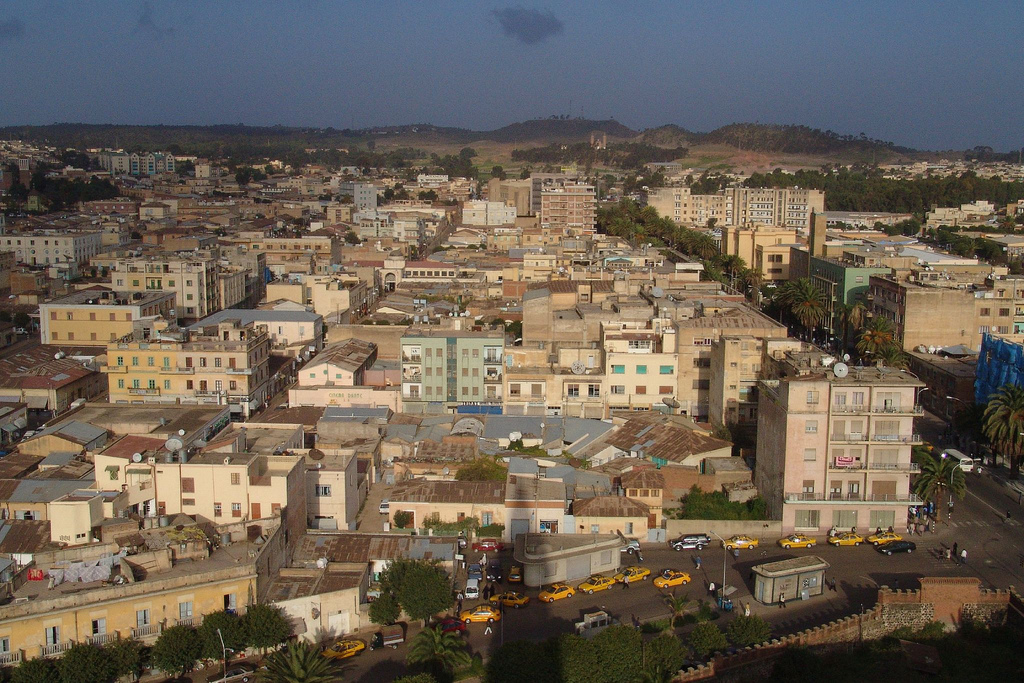
#> input picture images/Asmara2.jpg, 1024 x 683 px
$ jupyter execute couleurs.ipynb
#> lines starting #> are read from the running program, lines starting #| are printed output that depends on the picture
[cell 1]
from PIL import Image
import matplotlib.pyplot as plt

# Charger l'image
imgfile = Image.open("../images/Asmara2.jpg")
#> imgfile is the input picture: PIL image 1024x683 RGB; mean R, G, B 107.9, 97.6, 86.1

# Obtenir l'histogramme
histogram = imgfile.histogram()
#> histogram = 768 values, max 10209 at index 88, min 0 at index 503, mean 2732

# Séparer les bandes de couleur (rouge, vert, bleu)
red = histogram[0:256]
#> red = 256 values, max 10209 at index 88, min 8 at index 1, mean 2732
green = histogram[256:512]
#> green = 256 values, max 9373 at index 103, min 0 at index 247, mean 2732
blue = histogram[512:768]
#> blue = 256 values, max 6864 at index 124, min 0 at index 233, mean 2732

# Extraire les 20 premières intensités
x = range(20)
red_intensities = red[:20]
#> red_intensities = [20, 8, 13, 12, 20, 45, 77, 115, 216, 345, 522, 730, 980, 1180, 1415, 1565, 1582, 1692, 1646, 1593]
green_intensities = green[:20]
#> green_intensities = [23, 9, 15, 20, 25, 43, 62, 131, 200, 298, 460, 697, 918, 1289, 1618, 1939, 2153, 2206, 2322, 2294]
blue_intensities = blue[:20]
#> blue_intensities = [813, 280, 331, 427, 569, 748, 1084, 1445, 1921, 2417, 2881, 3098, 3200, 3151, 3230, 3148, 3189, 3369, 3331, 3411]

# Tracer les 20 premières intensités
plt.plot(x, red_intensities, color="red", label="Rouge")
plt.plot(x, green_intensities, color="green", label="Vert")
plt.plot(x, blue_intensities, color="blue", label="Bleu")

# Ajouter des légendes et afficher le graphique
plt.title("20 premières intensités des bandes RGB")
plt.xlabel("Intensités")
plt.ylabel("Fréquence")
plt.legend()
plt.show()
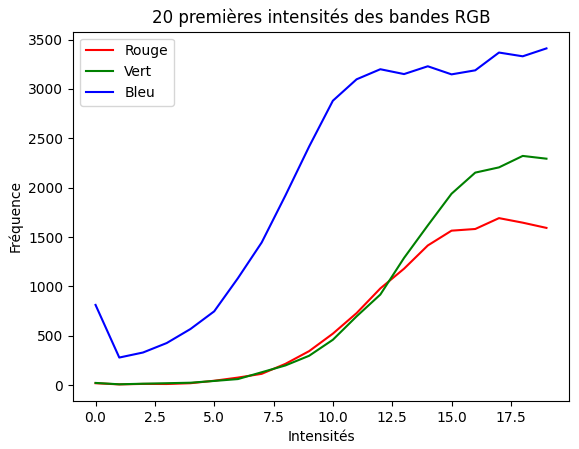
#> figure drawn by matplotlib, 1 panel; curve peaks at x = 17, y = 1692; curve peaks at x = 18, y = 2322; curve peaks at x = 19, y = 3411

[cell 2]
import cv2
import numpy as np
import os
import json
from sklearn.cluster import KMeans
from PIL import Image

IMAGE_FOLDER = "../images"
ANNOTATION_FILE = "annotations.json"

def get_dominant_colors(image_path, num_colors=3):
#> called with num_colors = 3
    pixels = cv2.resize(cv2.cvtColor(cv2.imread(image_path), cv2.COLOR_BGR2RGB), (200, 200)).reshape(-1, 3)
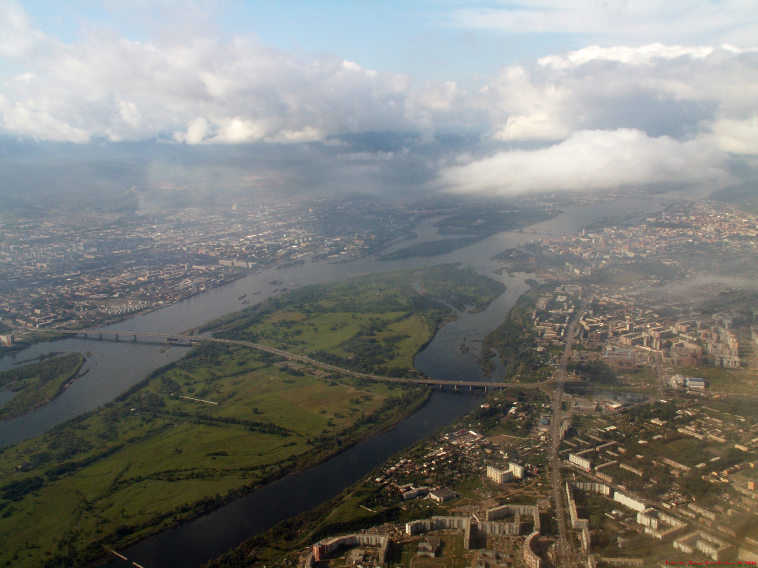
#> input picture images/Aerial%20view%20of%20Krasnoyarsk%201.jpg, 2272 x 1704 px (shown at 1/3 size)
    return ["#{:02x}{:02x}{:02x}".format(*map(int, color)) for color in KMeans(n_clusters=num_colors, random_state=42).fit(pixels).cluster_centers_]

def get_image_metadata(image_path):
    with Image.open(image_path) as img:
        return {"format": img.format, "size": img.size, "mode": img.mode}

def process_images():
    annotations = {f: {"dominant_colors": get_dominant_colors(os.path.join(IMAGE_FOLDER, f)), "metadata": get_image_metadata(os.path.join(IMAGE_FOLDER, f))} for f in os.listdir(IMAGE_FOLDER) if f.endswith((".jpg", ".jpeg", ".png"))}
#> call 3 of get_dominant_colors, with num_colors = 3
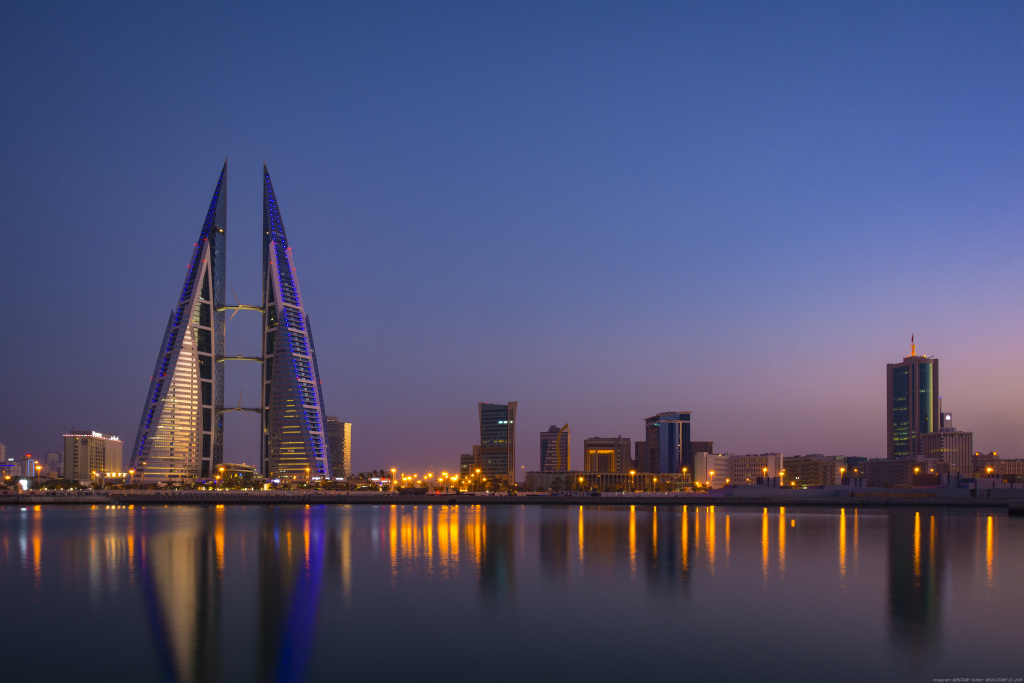
#> input picture images/Bahrain%20World%20trade%20Center%20.jpg, 2048 x 1365 px (shown at 1/2 size)
    with open(ANNOTATION_FILE, "w") as f: json.dump(annotations, f, indent=4)

if __name__ == "__main__":
    process_images()
